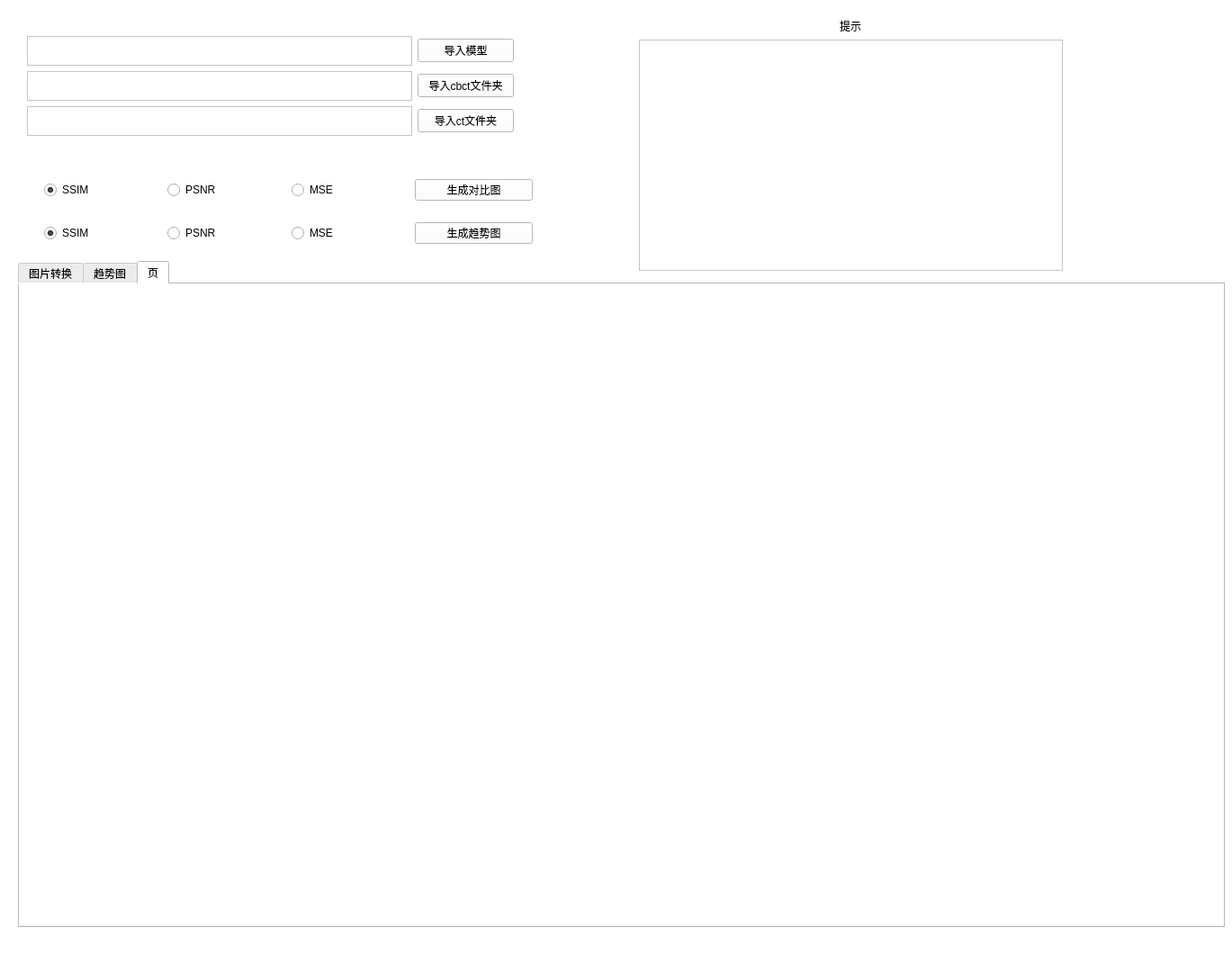
<?xml version="1.0" encoding="UTF-8"?>
<ui version="4.0">
 <class>MainWindow</class>
 <widget class="QMainWindow" name="MainWindow">
  <property name="geometry">
   <rect>
    <x>0</x>
    <y>0</y>
    <width>1369</width>
    <height>1068</height>
   </rect>
  </property>
  <property name="acceptDrops">
   <bool>true</bool>
  </property>
  <property name="windowTitle">
   <string>MainWindow</string>
  </property>
  <property name="autoFillBackground">
   <bool>false</bool>
  </property>
  <property name="styleSheet">
   <string notr="true">background-color: white;</string>
  </property>
  <widget class="QWidget" name="centralwidget">
   <widget class="QWidget" name="widget_2" native="true">
    <property name="geometry">
     <rect>
      <x>710</x>
      <y>20</y>
      <width>471</width>
      <height>281</height>
     </rect>
    </property>
    <layout class="QVBoxLayout" name="verticalLayout">
     <item alignment="Qt::AlignHCenter">
      <widget class="QLabel" name="label">
       <property name="text">
        <string>提示</string>
       </property>
      </widget>
     </item>
     <item>
      <widget class="QTextEdit" name="Tb_Tip"/>
     </item>
    </layout>
   </widget>
   <widget class="QTabWidget" name="tabWidget">
    <property name="geometry">
     <rect>
      <x>20</x>
      <y>290</y>
      <width>1341</width>
      <height>741</height>
     </rect>
    </property>
    <property name="currentIndex">
     <number>2</number>
    </property>
    <widget class="QWidget" name="tab">
     <attribute name="title">
      <string>图片转换</string>
     </attribute>
     <layout class="QHBoxLayout" name="horizontalLayout_11">
      <item>
       <widget class="QGraphicsView" name="Gv_inputimg">
        <property name="minimumSize">
         <size>
          <width>520</width>
          <height>520</height>
         </size>
        </property>
        <property name="maximumSize">
         <size>
          <width>520</width>
          <height>520</height>
         </size>
        </property>
       </widget>
      </item>
      <item>
       <widget class="QPushButton" name="pushButton_11">
        <property name="text">
         <string>PushButton</string>
        </property>
       </widget>
      </item>
      <item>
       <widget class="QGraphicsView" name="Gv_outputimg">
        <property name="minimumSize">
         <size>
          <width>520</width>
          <height>520</height>
         </size>
        </property>
        <property name="maximumSize">
         <size>
          <width>520</width>
          <height>520</height>
         </size>
        </property>
       </widget>
      </item>
     </layout>
    </widget>
    <widget class="QWidget" name="tab_2">
     <attribute name="title">
      <string>趋势图</string>
     </attribute>
     <layout class="QGridLayout" name="gridLayout_2">
      <item row="0" column="0">
       <layout class="QGridLayout" name="LineChartLayout"/>
      </item>
     </layout>
    </widget>
    <widget class="QWidget" name="tab_3">
     <attribute name="title">
      <string>页</string>
     </attribute>
    </widget>
   </widget>
   <widget class="QWidget" name="widget_3" native="true">
    <property name="geometry">
     <rect>
      <x>10</x>
      <y>10</y>
      <width>561</width>
      <height>181</height>
     </rect>
    </property>
    <property name="styleSheet">
     <string notr="true">background-color: white;</string>
    </property>
    <widget class="QWidget" name="widget" native="true">
     <property name="geometry">
      <rect>
       <x>20</x>
       <y>30</y>
       <width>541</width>
       <height>111</height>
      </rect>
     </property>
     <layout class="QGridLayout" name="gridLayout">
      <item row="0" column="0">
       <layout class="QHBoxLayout" name="horizontalLayout" stretch="4,1">
        <item>
         <widget class="QTextEdit" name="Tb_Model"/>
        </item>
        <item>
         <widget class="QPushButton" name="btn_importmodel">
          <property name="text">
           <string>导入模型</string>
          </property>
         </widget>
        </item>
       </layout>
      </item>
      <item row="1" column="0">
       <layout class="QHBoxLayout" name="horizontalLayout_5" stretch="4,1">
        <item>
         <widget class="QTextEdit" name="Tb_cbdir"/>
        </item>
        <item>
         <widget class="QPushButton" name="btn_importcbdir">
          <property name="text">
           <string>导入cbct文件夹</string>
          </property>
         </widget>
        </item>
       </layout>
      </item>
      <item row="2" column="0">
       <layout class="QHBoxLayout" name="horizontalLayout_10" stretch="4,1">
        <item>
         <widget class="QTextEdit" name="Tb_ctdir"/>
        </item>
        <item>
         <widget class="QPushButton" name="btn_importctdir">
          <property name="text">
           <string>导入ct文件夹</string>
          </property>
         </widget>
        </item>
       </layout>
      </item>
     </layout>
    </widget>
   </widget>
   <widget class="QWidget" name="">
    <property name="geometry">
     <rect>
      <x>40</x>
      <y>190</y>
      <width>561</width>
      <height>90</height>
     </rect>
    </property>
    <layout class="QVBoxLayout" name="verticalLayout_2">
     <item>
      <widget class="QWidget" name="widget_5" native="true">
       <layout class="QHBoxLayout" name="horizontalLayout_3">
        <item>
         <widget class="QRadioButton" name="isShow_ssim_2">
          <property name="text">
           <string>SSIM</string>
          </property>
          <property name="checked">
           <bool>true</bool>
          </property>
         </widget>
        </item>
        <item>
         <widget class="QRadioButton" name="isShow_psnr_2">
          <property name="text">
           <string>PSNR</string>
          </property>
          <property name="checked">
           <bool>false</bool>
          </property>
         </widget>
        </item>
        <item>
         <widget class="QRadioButton" name="isShow_mse_2">
          <property name="text">
           <string>MSE</string>
          </property>
          <property name="checked">
           <bool>false</bool>
          </property>
         </widget>
        </item>
        <item>
         <widget class="QPushButton" name="btn_showlinechart_2">
          <property name="text">
           <string>生成对比图</string>
          </property>
         </widget>
        </item>
       </layout>
      </widget>
     </item>
     <item>
      <widget class="QWidget" name="widget_4" native="true">
       <layout class="QHBoxLayout" name="horizontalLayout_2">
        <item>
         <widget class="QRadioButton" name="isShow_ssim">
          <property name="text">
           <string>SSIM</string>
          </property>
          <property name="checked">
           <bool>true</bool>
          </property>
         </widget>
        </item>
        <item>
         <widget class="QRadioButton" name="isShow_psnr">
          <property name="text">
           <string>PSNR</string>
          </property>
          <property name="checked">
           <bool>false</bool>
          </property>
         </widget>
        </item>
        <item>
         <widget class="QRadioButton" name="isShow_mse">
          <property name="text">
           <string>MSE</string>
          </property>
          <property name="checked">
           <bool>false</bool>
          </property>
         </widget>
        </item>
        <item>
         <widget class="QPushButton" name="btn_showlinechart">
          <property name="text">
           <string>生成趋势图</string>
          </property>
         </widget>
        </item>
       </layout>
      </widget>
     </item>
    </layout>
   </widget>
  </widget>
  <widget class="QMenuBar" name="menubar">
   <property name="geometry">
    <rect>
     <x>0</x>
     <y>0</y>
     <width>1369</width>
     <height>23</height>
    </rect>
   </property>
  </widget>
  <widget class="QStatusBar" name="statusbar"/>
 </widget>
 <resources/>
 <connections/>
</ui>
